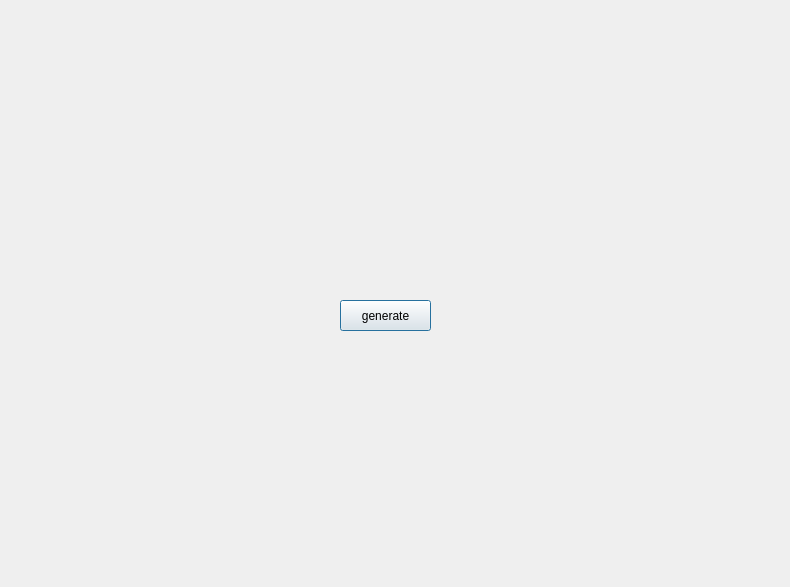
<?xml version="1.0" encoding="UTF-8"?>
<ui version="4.0">
 <class>Dialog</class>
 <widget class="QDialog" name="Dialog">
  <property name="geometry">
   <rect>
    <x>0</x>
    <y>0</y>
    <width>790</width>
    <height>587</height>
   </rect>
  </property>
  <property name="windowTitle">
   <string>Dialog</string>
  </property>
  <widget class="QWidget" name="widget" native="true">
   <property name="geometry">
    <rect>
     <x>190</x>
     <y>10</y>
     <width>351</width>
     <height>281</height>
    </rect>
   </property>
  </widget>
  <widget class="QPushButton" name="pushButton">
   <property name="geometry">
    <rect>
     <x>340</x>
     <y>300</y>
     <width>91</width>
     <height>31</height>
    </rect>
   </property>
   <property name="text">
    <string>generate</string>
   </property>
  </widget>
 </widget>
 <resources/>
 <connections/>
</ui>
